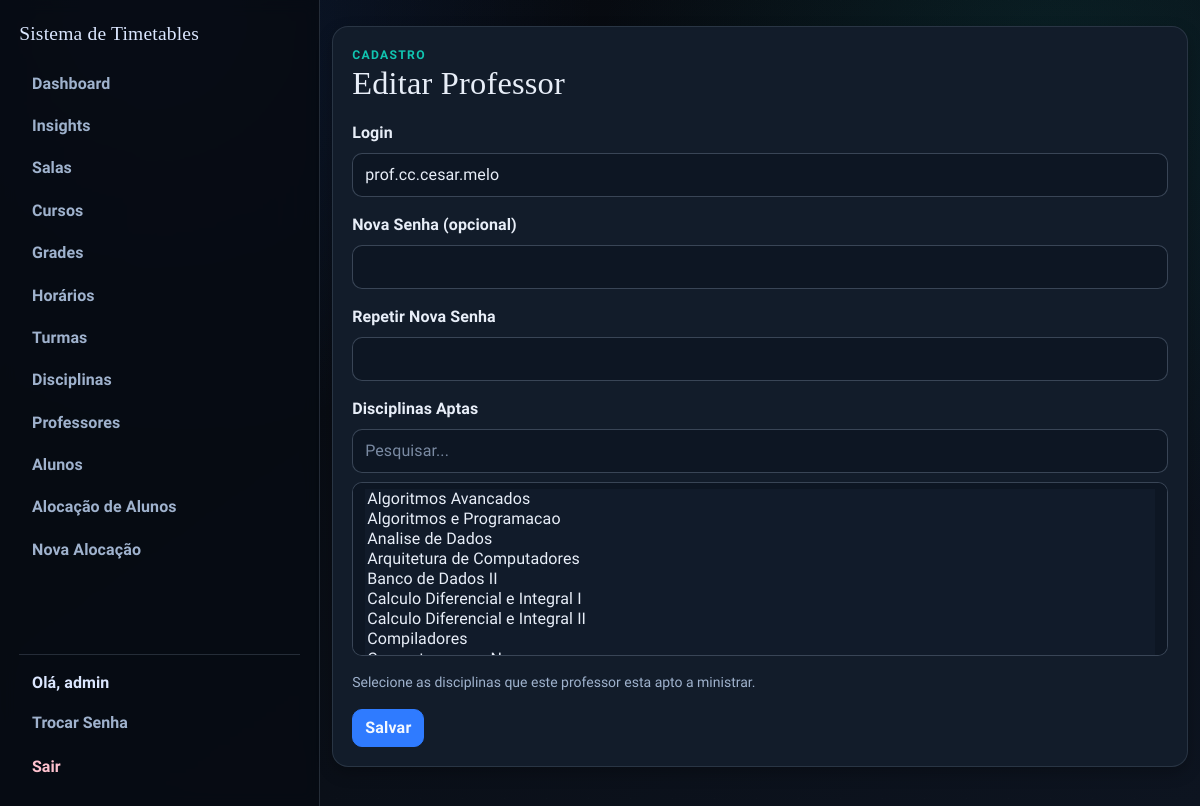
The page /professor/edit/2 (signed in) on the database as committed earlier.
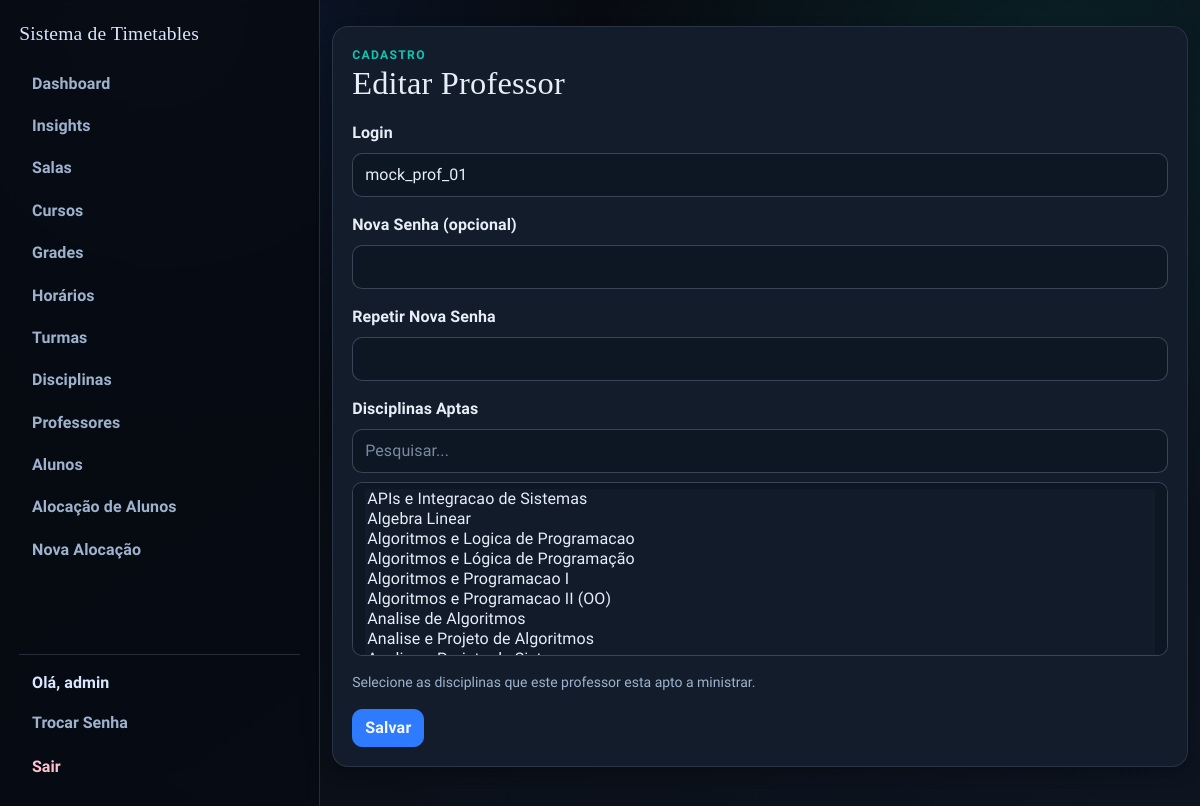
The same page on the database as committed later.
### app/models.py (models this page shows, shortened)
class User(UserMixin, db.Model):
    id = db.Column(db.Integer, primary_key=True)
    username = db.Column(db.String(64), unique=True, nullable=False)
    email = db.Column(db.String(120), unique=True, nullable=False)
    password_hash = db.Column(db.String(128))
    role = db.Column(db.String(20), default='professor')  # 'admin' or 'professor'
    disciplinas_aptas = db.relationship(
        "Disciplina",
        secondary=professor_disciplina,
        lazy="select",
        backref=db.backref("professores_aptos", lazy="select"),
    )
    def is_admin(self):
        return self.role == 'admin'

### app/routes/admin.py (the view, shortened to what this page needs)
@bp.route("/professor/edit/<int:id>", methods=["GET", "POST"])
@login_required
@admin_required
def edit_professor(id):
    professor = db.get_or_404(User, id)
    if professor.role != "professor":
        flash("Usuario selecionado nao e professor.", "warning")
        return redirect(url_for("main.professores"))
    form = ProfessorEditForm()
    _load_professor_disciplina_choices(form)
    if request.method == "GET":
        form.username.data = professor.username
        form.disciplinas_ids.data = [disciplina.id for disciplina in professor.disciplinas_aptas]
    return render_template("register.html", title="Editar Professor", form=form)

### app/forms.py
class ProfessorEditForm(FlaskForm):
    username = StringField(
        "Login", validators=[DataRequired(), Length(min=2, max=64)], render_kw={"autocomplete": "username"}
    )
    password = PasswordField(
        "Nova Senha (opcional)",
        validators=[Optional(), Length(min=PASSWORD_MIN_LENGTH, max=128)],
        render_kw={"autocomplete": "new-password"},
    )
    password2 = PasswordField(
        "Repetir Nova Senha", validators=[EqualTo("password")], render_kw={"autocomplete": "new-password"}
    )
    disciplinas_ids = SelectMultipleField(
        "Disciplinas Aptas",
        coerce=int,
        validators=[DataRequired()],
        render_kw={"data-searchable": "true", "size": "8"},
    )
    submit = SubmitField("Salvar")

### app/models.py (called while the page is built)
@login_manager.user_loader
def load_user(user_id):
    return db.session.get(User, int(user_id))

### app/routes/admin.py (called while the page is built)
def _load_professor_disciplina_choices(form):
    disciplinas = Disciplina.query.order_by(Disciplina.nome.asc()).all()
    form.disciplinas_ids.choices = [(disciplina.id, disciplina.nome) for disciplina in disciplinas]
    return disciplinas

### templates/register.html (shortened to what this page needs)
{% extends "base.html" %}
{% from "_form_helpers.html" import render_field %}
{% block content %}
<section class="surface form-shell stagger-in">
  <div class="page-head">
    <div>
      <p class="eyebrow">Cadastro</p>
      <h1>{{ title }}</h1>
    </div>
  </div>
  <form method="POST" novalidate>
    {{ render_field(form.username) }}
    {% if form.password is defined %}
    {{ render_field(form.password) }}
    {% endif %}
    {% if form.password2 is defined %}
    {{ render_field(form.password2) }}
    {% endif %}
    {% if form.disciplinas_ids is defined %}
    {{ render_field(form.disciplinas_ids) }}
    <div class="form-text mb-3">Selecione as disciplinas que este professor esta apto a ministrar.</div>
    {% endif %}
    {{ form.submit(class="btn btn-primary") }}
  </form>
</section>
{% endblock %}

### templates/_form_helpers.html (shortened to what this page needs)
{% macro render_field(field, class_name='form-control') %}
<div class="mb-3">
  {{ field.label(class="form-label") }}
  {% if field.type in ['SelectField', 'SelectMultipleField'] %}
  {% set base_class = 'form-select' %}
  {% else %}
  {% set base_class = class_name %}
  {% endif %}
  {% set field_class = base_class + (' is-invalid' if field.errors else '') %}
  {{ field(class=field_class) }}
</div>
{% endmacro %}

Rows that differ between the two databases and show on the page:
changed User: username "prof.cc.cesar.melo" → "mock_prof_01"
Other text that changed with them:
form field disciplinas_ids: "Algoritmos Avancados / Algoritmos e Programacao / Analise de Dados / Arquitetura de Computadores / Banco de Dados II / Calculo Diferencial e Integral I / Calculo Diferencial e Integral II / Compiladores" → "APIs e Integracao de Sistemas / Algebra Linear ☑ / Algoritmos e Logica de Programacao / Algoritmos e Lógica de Programação / Algoritmos e Programacao I / Algoritmos e Programacao II (OO) ☑ / Analise de Algoritmos / Analise e Projeto de Algoritmos"
